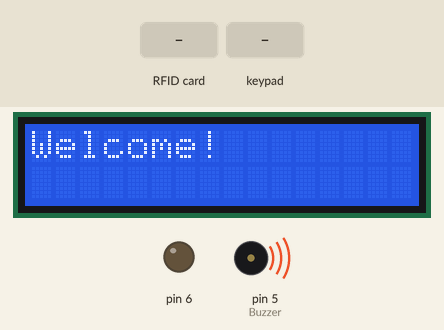
Recording of a sketch running on a simulated Arduino Uno, built with avr-gcc and run on an emulated ATmega328P. Shown: 16×2 character LCD, output pins drawn as LEDs (lit = HIGH), buzzer (waves = sounding, pin HIGH). Inputs (shaded band) come from the test bench. Pins used as bus, display or sensor lines are not drawn.

Above: at 1.3 s.
1.4 s: RFID card 69 F3 FC 53 held to the reader
At 2.3 s:
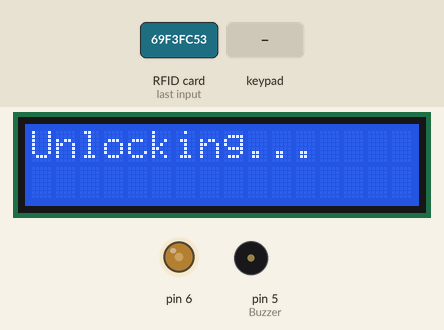
4.4 s: key '#' pressed
At 5.5 s:
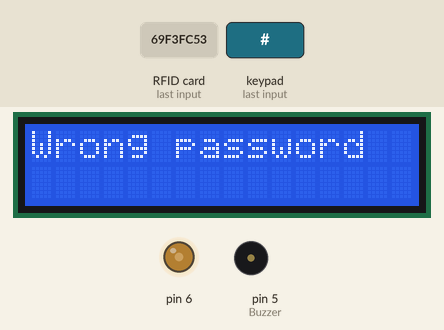
7.4 s: RFID card 5E 7A 19 C4 held to the reader
At 9.2 s:
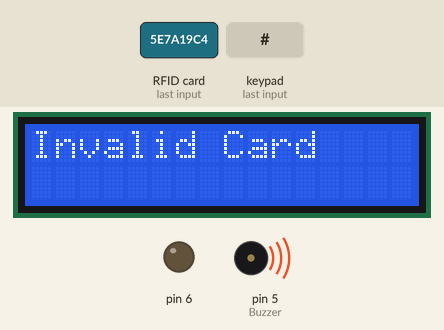
10.4 s: keypad keys 4 3 2 1 # pressed 0.4 s apart
At 12.6 s:
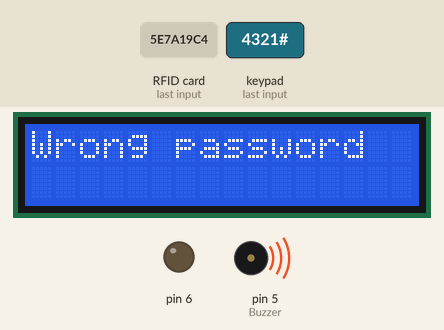
Timing chart, 0 to 14.1 s (numbered marks = the images above; inputs shaded):
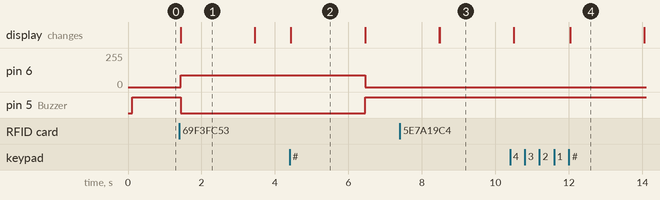

The sketch:

mainCode.ino
```cpp
#include <Keypad.h>
#include <MFRC522.h>
#include <LiquidCrystal_I2C.h>
#include <Servo.h>

// RFID variables
MFRC522 mfrc522(10, 9); // SDA, SCK

// Keypad variables
const byte ROWS = 4; //four rows
const byte COLS = 4; //four columns
char keys[ROWS][COLS] = {
  {'1','2','3','A'},
  {'4','5','6','B'},
  {'7','8','9','C'},
  {'*','0','#','D'}
};
byte rowPins[ROWS] = {A0, A1, A2, A3};  //connect to the row pinouts of the keypad
byte colPins[COLS] = {4, 3, 2, 1}; //connect to the column pinouts of the keypad
Keypad keypad = Keypad(makeKeymap(keys), rowPins, colPins, ROWS, COLS);

// LCD variables
LiquidCrystal_I2C lcd(0x27, 16, 2); // I2C address 0x27, 16 columns and 2 rows

// Servo variables
Servo servo;
const int unlockPosition = 90;
const int lockPosition = 0;

// Password variables
const String password = "1234";
String enteredPassword = "";

// Timing variables
const unsigned long unlockDuration = 3000; // Unlock duration in milliseconds
unsigned long unlockStartTime = 0;

void setup() {
  Serial.begin(9600);
  SPI.begin(); // Initialize SPI for the RFID reader
  mfrc522.PCD_Init(); // Initialize MFRC522 RFID reader
  lcd.begin(16, 2, 0x27);
  // Servo setup
  // Set up Timer/Counter 0 (TC0) in Fast PWM mode
  TCCR0A = (1 << WGM00) | (1 << WGM01) | (1 << COM0A1);
  TCCR0B = (1 << CS01) | (1 << CS00); // Set prescaler to 64
  DDRD |= (1 << PD6);
  OCR0A = lockPosition; // Move servo to lock position
  // Buzzer Setup
  DDRD |= (1 << PD5);
  PORTD |= (1 << PD5);
  // lcd Setup
  lcd.backlight();
  lcd.clear();
  lcd.print("Welcome!"); // Display initial message on LCD
}

void loop() {
  // Check for RFID card
  if (mfrc522.PICC_IsNewCardPresent() && mfrc522.PICC_ReadCardSerial()) {
    // Check if the card UID matches the desired UID
    String cardUID = getCardUID();
    cardUID.toUpperCase();
    if (cardUID == "69 F3 FC 53") {
      // RFID card with the desired UID detected
      unlockLock();
    } else {
      // Incorrect card detected
      lcd.clear();
      lcd.print("Invalid Card");
      delay(2000); // Display the message for 2 seconds
      lcd.clear();
      lcd.print("Welcome!");
    }
    mfrc522.PICC_HaltA(); // Stop reading RFID
  }

  // Check for keypad input
  char key = keypad.getKey();
  if (key) {
    if (key == '#') {
      // Check entered password
      if (enteredPassword == password) {
        unlockLock();
      } else {
        lcd.clear();
        lcd.print("Wrong password");
        delay(2000); // Display the message for 2 seconds
        lcd.clear();
        lcd.print("Welcome!");
      }
      enteredPassword = "";
    } else {
      // Append key to entered password
      enteredPassword += key;
    }
  }

  // Lock the lock after the unlock duration
  if (unlockStartTime != 0 && millis() - unlockStartTime >= unlockDuration) {
    lock();
  }
}

// Function to get the card UID as a string
String getCardUID() {
    String cardUID = "";
    for (byte i = 0; i < mfrc522.uid.size; i++) {
      cardUID.concat(String(mfrc522.uid.uidByte[i] < 0x10 ? " 0" : " "));
      cardUID.concat(String(mfrc522.uid.uidByte[i], HEX));
    }
    return cardUID.substring(1);
  }

void unlockLock() {
  lcd.clear();
  lcd.print("Unlocking...");
  PORTD &= ~(1 << PD5); // Buzzer
  OCR0A = unlockPosition; // Servo
  unlockStartTime = millis(); // Start unlock timer
  delay(2000); // Display the message for 2 seconds
  lcd.clear();
  lcd.print("Welcome!");
}

void lock() {
  lcd.clear();
  lcd.print("Locking...");
  PORTD |= (1 << PD5); // Buzzer
  OCR0A = lockPosition; // SErvo
  unlockStartTime = 0; // Reset unlock timer
  delay(2000); // Display the message for 2 seconds
  lcd.clear();
  lcd.print("Welcome!");
}
```

Measured:
- after the input at 1.4 s, pin 6: 0/255 → 90/255 at once; pin 5 (Buzzer): HIGH → LOW at once; the display: changes at once (image 1)
- after the input at 4.4 s, pin 6: 90/255 → 0/255 after 2.1 s instead of 0.06 s; pin 5 (Buzzer): LOW → HIGH after 2.1 s instead of 0.06 s; the display: changes at once (image 2)
- after the input at 7.4 s, the display: first differs from a run without the input after 1.1 s (image 3)
- after the input at 10.4 s, the display: first differs from a run without the input after 1.6 s (image 4)
- what the display in image 1 shows lasts 2.1 s, from 1.4 s to 3.5 s
